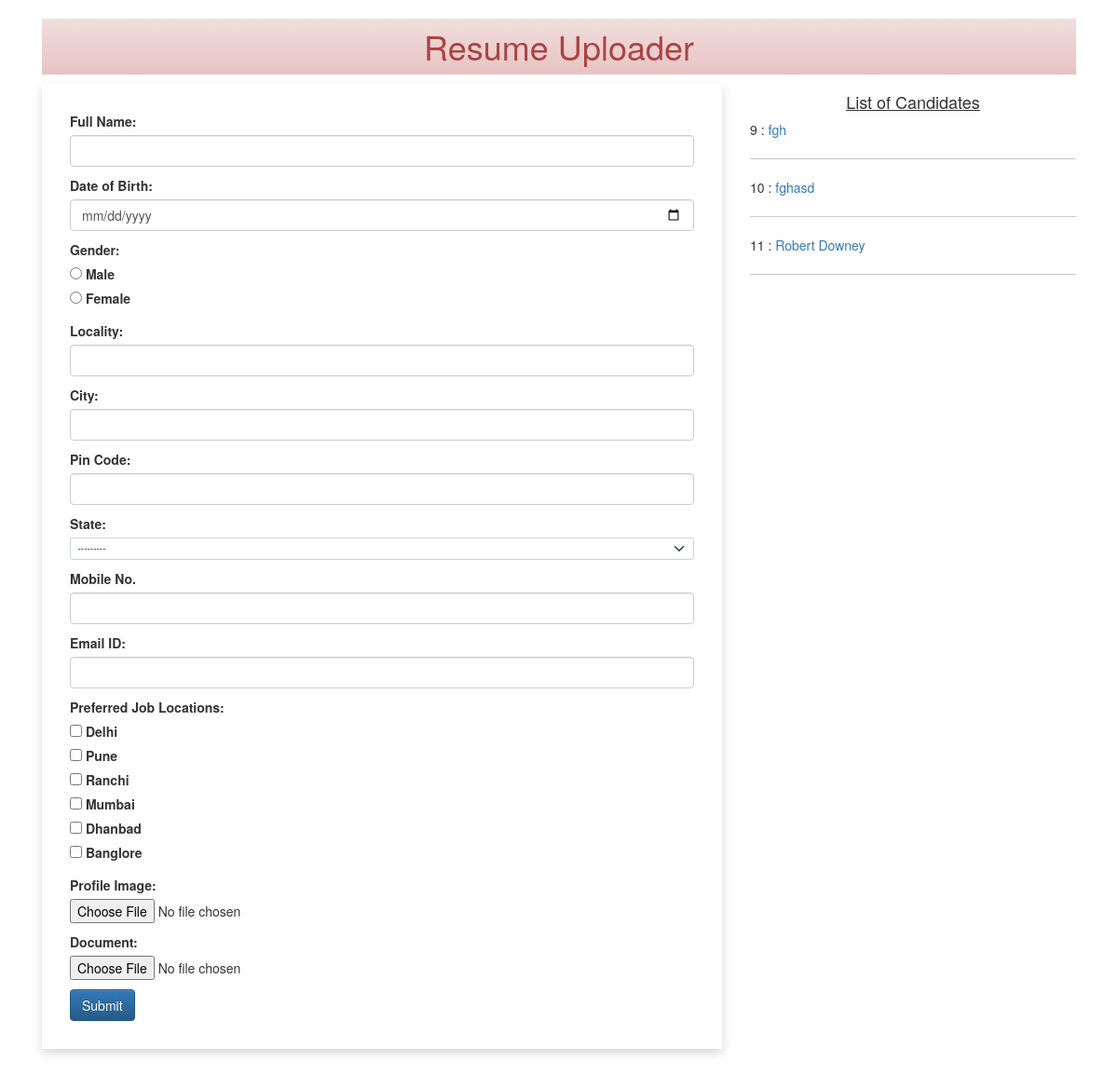
The page / on the database its author committed.
### myapp/models.py (models this page shows)
class Resume(models.Model):
    name=models.CharField(max_length=100)
    dob = models.DateField(auto_now=False, auto_now_add=False)
    gender = models.CharField(max_length=100)
    locality = models.CharField(max_length=100)
    city = models.CharField(max_length=100)
    pin = models.PositiveIntegerField()
    state = models.CharField(choices= STATE_CHOICE, max_length=50)
    mobile = models.PositiveIntegerField()
    email = models.EmailField()
    job_city = models.CharField(max_length=50)
    profile_image = models.ImageField(upload_to='profileImage', blank=True)
    my_file = models.FileField(upload_to='doc', blank=True)

### myapp/views.py (the view, shortened to what this page needs)
# urls.py: path('', views.HomeView.as_view(), name='home'),
class HomeView(View):
    def get(self, request):
        form = ResumeForm()
        candidates = Resume.objects.all()
        return render(request, 'myapp/home.html', {'candidates':candidates ,'form':form})

### myapp/templates/myapp/home.html (shortened to what this page needs)
<!DOCTYPE html>
{% load static %}
<html lang="en">
<head>
    <link href="https://cdn.jsdelivr.net/npm/bootstrap@5.0.0-beta2/dist/css/bootstrap.min.css" rel="stylesheet"
>
    <link rel="stylesheet" href="//code.jquery.com/ui/1.12.1/themes/base/jquery-ui.css">
</head>
<body>
    <div class="container mb-5">
        <h1 class="alert-danger text-center p-3">Resume Uploader</h1>
        <div class="row">
            <div class="col-sm-8">
                <form action="" method="POST" enctype="multipart/form-data" class="shadow p-5">
                    {% for fm in form %}
                    <div class="form-group mb-3">
                        {{fm.label_tag}} {{fm}}
                    </div>
                    {% endfor %}
                    <input type="submit" value="Submit" class="btn btn-primary">
                </form>
            </div>
            <div class="col-sm-4">
                <h4 class="text-center mb-3"><u> List of Candidates</u></h4>
                {% for candidate in candidates %}
                {{candidate.id}} : <a href=" {% url 'candidate' candidate.id %} "> {{candidate.name}} </a>
                <hr>
                {% endfor %}
            </div>
        </div>
    </div>
    <link rel="stylesheet" href="https://cdn.jsdelivr.net/npm/bootstrap@3.3.7/dist/css/bootstrap.min.css"
>
    <link rel="stylesheet" href="https://cdn.jsdelivr.net/npm/bootstrap@3.3.7/dist/css/bootstrap-theme.min.css"
>
</body>
</html>

### rows shown on the page
Resume: id "9", name "fgh"
Resume: id "10", name "fghasd"
Resume: id "11", name "Robert Downey"

### other values the page prints
{{ fm.label_tag }} "Full Name:" "Date of Birth:" "Gender:" "Locality:" "City:" "Pin Code:" "State:" "Mobile No." "Email ID:" "Preferred Job Locations:" "Profile Image:" "Document:"
